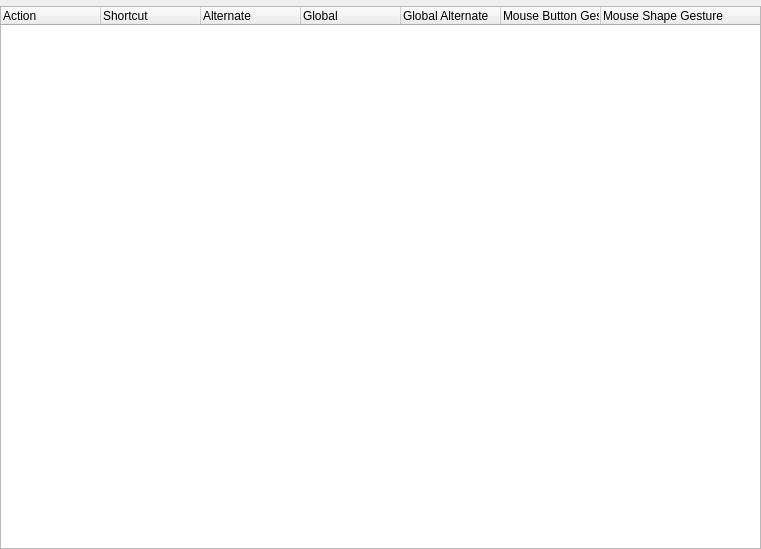
<ui version="4.0" >
 <class>KShortcutsDialog</class>
 <widget class="QWidget" name="KShortcutsDialog" >
  <property name="geometry" >
   <rect>
    <x>0</x>
    <y>0</y>
    <width>761</width>
    <height>549</height>
   </rect>
  </property>
  <layout class="QVBoxLayout" >
   <property name="margin" >
    <number>0</number>
   </property>
   <property name="spacing" >
    <number>6</number>
   </property>
   <item>
    <widget class="KTreeWidgetSearchLineWidget" native="1" name="searchFilter" >
     <property name="whatsThis" >
      <string>Search interactively for shortcut names (e.g. Copy) or combination of keys (e.g. Ctrl+C) by typing them here.</string>
     </property>
    </widget>
   </item>
   <item>
    <widget class="QTreeWidget" name="list" >
     <property name="whatsThis" >
      <string>Here you can see a list of key bindings, i.e. associations between actions (e.g. 'Copy') shown in the left column and keys or combination of keys (e.g. Ctrl+V) shown in the right column.</string>
     </property>
     <property name="rootIsDecorated" >
      <bool>false</bool>
     </property>
     <column>
      <property name="text" >
       <string>Action</string>
      </property>
     </column>
     <column>
      <property name="text" >
       <string>Shortcut</string>
      </property>
     </column>
     <column>
      <property name="text" >
       <string>Alternate</string>
      </property>
     </column>
     <column>
      <property name="text" >
       <string>Global</string>
      </property>
     </column>
     <column>
      <property name="text" >
       <string>Global Alternate</string>
      </property>
     </column>
     <column>
      <property name="text" >
       <string>Mouse Button Gesture</string>
      </property>
     </column>
     <column>
      <property name="text" >
       <string>Mouse Shape Gesture</string>
      </property>
     </column>
    </widget>
   </item>
  </layout>
 </widget>
 <customwidgets>
  <customwidget>
   <class>KTreeWidgetSearchLineWidget</class>
   <extends>QWidget</extends>
   <header>ktreewidgetsearchline.h</header>
  </customwidget>
 </customwidgets>
 <resources/>
 <connections/>
</ui>
